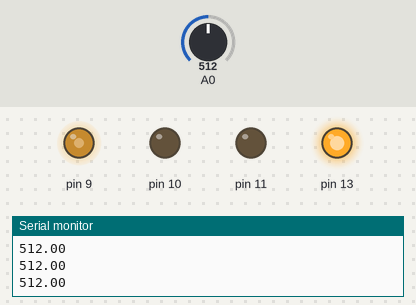
A sketch run on a simulated Arduino Uno, built with avr-gcc and run on an emulated ATmega328P. Shown: output pins drawn as LEDs (lit = HIGH), the last lines printed to the serial monitor. The test bench sets the inputs (shaded band); at power-on: A0 = 512.

Above: at 1.2 s.
1.3 s: A0 set to 418
At 1.8 s:
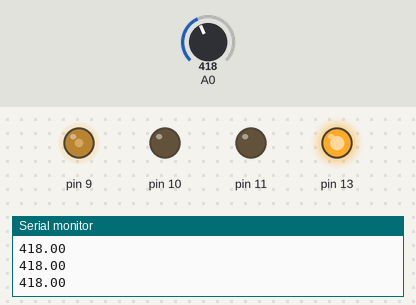
2.8 s: A0 set to 389
At 4.0 s:
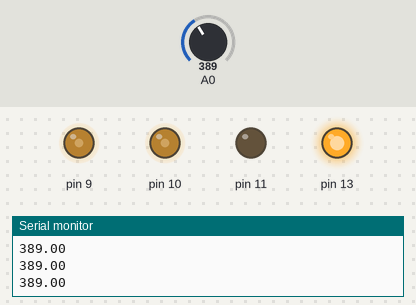
4.3 s: A0 set to 190
At 5.1 s:
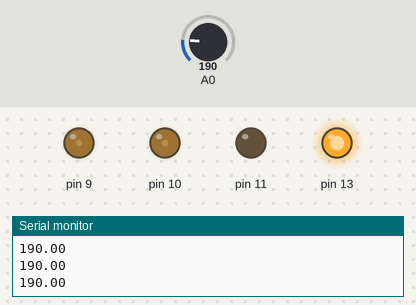
5.8 s: A0 set to 0
At 6.4 s:
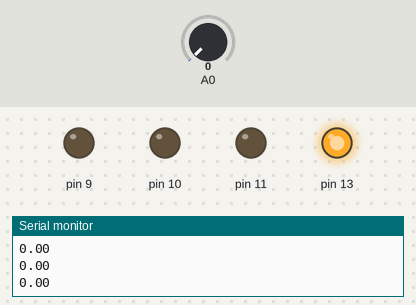
7.3 s: A0 set to 716
At 8.5 s:
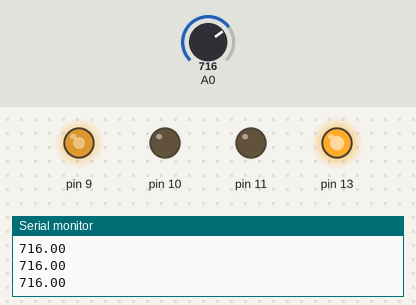
8.8 s: A0 set to 900
At 9.8 s:
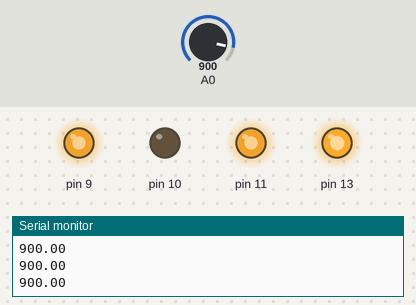
Timing chart, 0 to 11.3 s (numbered marks = the images above; inputs shaded):
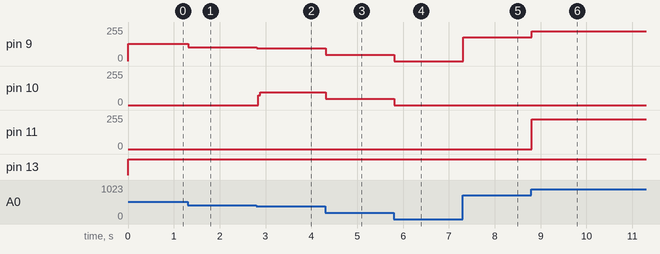

Measured:
- the behaviour switches between 402 and 401 on A0 (found by bisection; images 1 and 2)
- after the input at 1.3 s, pin 9: 128/255 → 104/255 at once
- after the input at 2.8 s, pin 9: 104/255 → 97/255 at once; pin 10: 0/255 → 96/255 at once
- after the input at 4.3 s, pin 9: 97/255 → 47/255 at once; pin 10: 96/255 → 47/255 at once
- after the input at 5.8 s, pin 9, pin 10: 47/255 → 0/255 at once
- after the input at 7.3 s, pin 9: 0/255 → 179/255 at once
- after the input at 8.8 s, pin 9: 179/255 → 225/255 at once; pin 11: 0/255 → 224/255 at once

The sketch:

Potenciometro.ino
```cpp
float voltaje;
float voltaje255;

void setup()
{
  pinMode(-9, OUTPUT);
  Serial.begin(9600);
}

void loop()
{
  voltaje = analogRead(A0);
  Serial.println(voltaje);
  voltaje255=map(voltaje,0,1023,0,255);

  analogWrite(10,voltaje255);

  analogWrite(9,voltaje/4);
  if(voltaje255<100)
    analogWrite(10,voltaje255);
  else
    analogWrite(10,0);

  if (voltaje255>200)
    analogWrite(11,voltaje255);
  else
    analogWrite(11,0);

  analogWrite(13,250);

}
```
